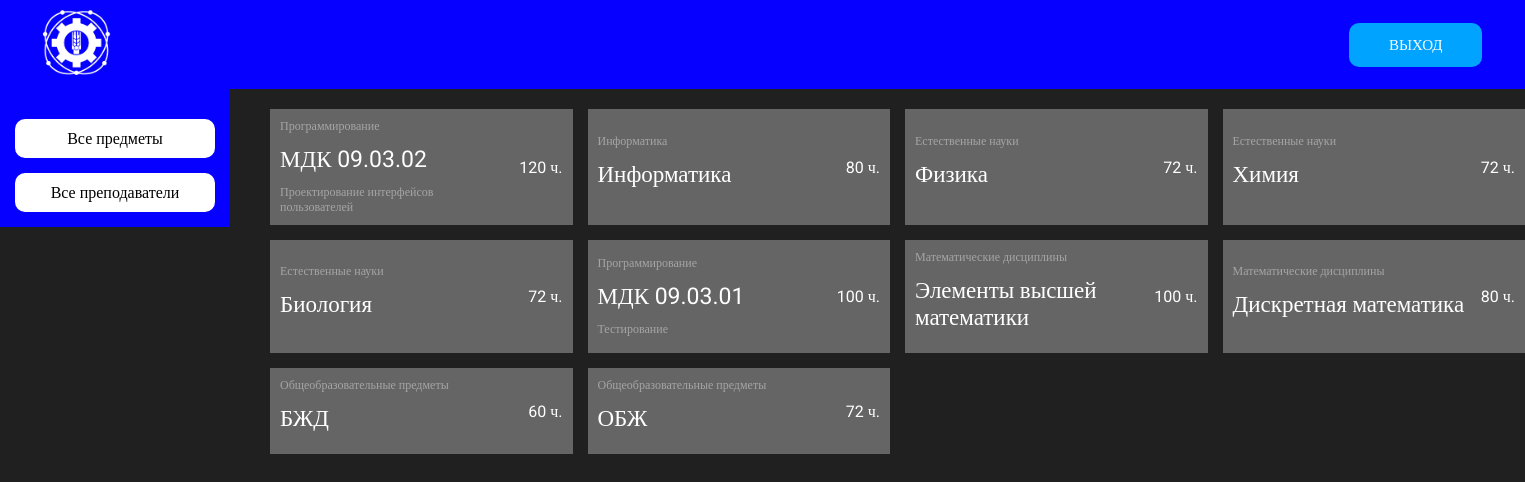
/pages/lk/allsubjects.php (signed in), run on the app's committed database.
### tables this page shows
CREATE TABLE `subjects` (
  `id_subject` int(11) NOT NULL,
  `id_profile` int(11) NOT NULL,
  `subject_name` varchar(255) NOT NULL,
  `subject_desc` varchar(255) DEFAULT NULL,
  `subject_hours` int(11) NOT NULL
);

CREATE TABLE `profiles` (
  `id_profile` int(11) NOT NULL,
  `profile_name` varchar(255) NOT NULL
);

### pages/lk/allsubjects.php (the view, shortened to what this page needs)
<?php
    require_once './../../php/connection.php';
    $result = mysqli_query($link,
    "SELECT
    `subjects`.`id_subject`,
    `subjects`.`subject_name`,
    `subjects`.`subject_desc`,
    `subjects`.`subject_hours`,
    `profiles`.`profile_name`
        FROM
        `subjects`,
        `profiles`
    WHERE `subjects`.`id_profile` = `profiles`.`id_profile`;");
    $subjects = mysqli_fetch_all($result);
?>
<!DOCTYPE html>
<html lang='ru'>
<head>
    <link rel='stylesheet' href='./../../styles/style.css'>
</head>
<body>
    <?php include './includes/header.php'; ?>
        <main>
            <?php include './includes/nav.php'; ?>
            <section class="all-subjects">
                <?
                    foreach ($subjects as $value)
                    {
                        ?>
                        <div class="subject-wrapper" data-subjectId="<?=$value[0]?>">
                            <div>
                                <p class="subject-profile"><?=$value[4]?></p>
                                <p class="subject-name"><?=$value[1]?></p>
                                <p class="subject-desc"><?=$value[2]?></p>
                            </div>
                            <p class="subject-hours"><?=$value[3]?> ч.</p>
                        </div>
                        <?
                    }
                ?>
            </section>
        </main>
</body>
</html>

### styles/style.css (style rules this page uses)
*,:after,:before { box-sizing:border-box;margin:0;padding:0 }
body { font-family:"Roboto",serif;background-color:#202020;color:#fff }
main { display:flex;flex-flow:row nowrap;justify-content:flex-start;align-items:flex-start }
main section { padding:20px 0 0 40px }
section.all-subjects { display:grid;grid-template-columns:1fr 1fr 1fr 1fr;grid-gap:15px }
div.subject-wrapper { display:flex;flex-flow:row nowrap;justify-content:space-between;align-items:center;padding:10px;background-color:#656565;min-width:300px }
div.subject-wrapper div { display:flex;flex-flow:column nowrap;justify-content:space-between;align-items:flex-start }
div.subject-wrapper div p { margin-bottom:12px }
div.subject-wrapper div p:last-child { margin-bottom:unset }
div.subject-wrapper p.subject-desc,div.subject-wrapper p.subject-profile { color:#A5A5A5;font-size:12px }
div.subject-wrapper p.subject-desc { max-width:200px }
div.subject-wrapper p.subject-name { color:#fff;font-size:23px;max-width:300px }
div.subject-wrapper p.subject-hours { min-width:50px;text-align:right }

### data on the page
subjects: id_profile.profile_name "Программирование", subject_name "МДК 09.03.02", subject_desc "Проектирование интерфейсов пользователей", subject_hours "120"
subjects: id_profile.profile_name "Информатика", subject_name "Информатика", subject_hours "80"
subjects: id_profile.profile_name "Естественные науки", subject_name "Физика", subject_hours "72"
subjects: id_profile.profile_name "Естественные науки", subject_name "Химия", subject_hours "72"
subjects: id_profile.profile_name "Естественные науки", subject_name "Биология", subject_hours "72"
subjects: id_profile.profile_name "Программирование", subject_name "МДК 09.03.01", subject_desc "Тестирование", subject_hours "100"
subjects: id_profile.profile_name "Математические дисциплины", subject_name "Элементы высшей математики", subject_hours "100"
subjects: id_profile.profile_name "Математические дисциплины", subject_name "Дискретная математика", subject_hours "80"
subjects: id_profile.profile_name "Общеобразовательные предметы", subject_name "БЖД", subject_hours "60"
subjects: id_profile.profile_name "Общеобразовательные предметы", subject_name "ОБЖ", subject_hours "72"
